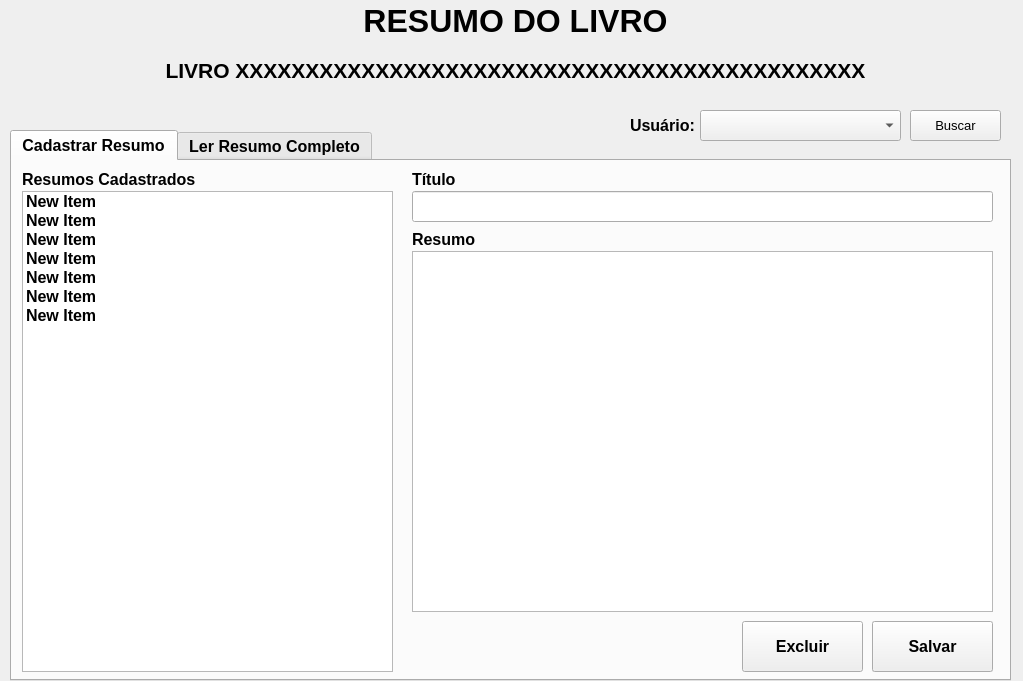
<?xml version="1.0" encoding="UTF-8"?>
<ui version="4.0">
 <class>Form</class>
 <widget class="QWidget" name="Form">
  <property name="geometry">
   <rect>
    <x>0</x>
    <y>0</y>
    <width>1023</width>
    <height>681</height>
   </rect>
  </property>
  <property name="windowTitle">
   <string>Form</string>
  </property>
  <widget class="QLabel" name="label">
   <property name="geometry">
    <rect>
     <x>10</x>
     <y>0</y>
     <width>1011</width>
     <height>41</height>
    </rect>
   </property>
   <property name="font">
    <font>
     <pointsize>24</pointsize>
     <weight>75</weight>
     <bold>true</bold>
    </font>
   </property>
   <property name="text">
    <string>RESUMO DO LIVRO</string>
   </property>
   <property name="alignment">
    <set>Qt::AlignCenter</set>
   </property>
  </widget>
  <widget class="QTabWidget" name="Titiulo">
   <property name="geometry">
    <rect>
     <x>10</x>
     <y>130</y>
     <width>1001</width>
     <height>551</height>
    </rect>
   </property>
   <property name="font">
    <font>
     <pointsize>12</pointsize>
     <weight>75</weight>
     <bold>true</bold>
    </font>
   </property>
   <property name="currentIndex">
    <number>0</number>
   </property>
   <widget class="QWidget" name="tab">
    <attribute name="title">
     <string>Cadastrar Resumo</string>
    </attribute>
    <widget class="QPushButton" name="btExcluir">
     <property name="geometry">
      <rect>
       <x>730</x>
       <y>460</y>
       <width>121</width>
       <height>51</height>
      </rect>
     </property>
     <property name="focusPolicy">
      <enum>Qt::StrongFocus</enum>
     </property>
     <property name="text">
      <string>Excluir</string>
     </property>
     <property name="icon">
      <iconset>
       <normaloff>../../resources/icons/delete_forever_16dp_BB271A.png</normaloff>../../resources/icons/delete_forever_16dp_BB271A.png</iconset>
     </property>
     <property name="iconSize">
      <size>
       <width>24</width>
       <height>24</height>
      </size>
     </property>
    </widget>
    <widget class="QPushButton" name="btSalvar">
     <property name="geometry">
      <rect>
       <x>860</x>
       <y>460</y>
       <width>121</width>
       <height>51</height>
      </rect>
     </property>
     <property name="autoFillBackground">
      <bool>true</bool>
     </property>
     <property name="text">
      <string>Salvar</string>
     </property>
     <property name="icon">
      <iconset>
       <normaloff>../../resources/icons/save_16dp_48752C.png</normaloff>../../resources/icons/save_16dp_48752C.png</iconset>
     </property>
     <property name="iconSize">
      <size>
       <width>24</width>
       <height>24</height>
      </size>
     </property>
    </widget>
    <widget class="QLabel" name="label_5">
     <property name="geometry">
      <rect>
       <x>400</x>
       <y>10</y>
       <width>241</width>
       <height>16</height>
      </rect>
     </property>
     <property name="font">
      <font>
       <pointsize>12</pointsize>
       <weight>75</weight>
       <bold>true</bold>
      </font>
     </property>
     <property name="text">
      <string>Título</string>
     </property>
    </widget>
    <widget class="QLabel" name="label_3">
     <property name="geometry">
      <rect>
       <x>10</x>
       <y>10</y>
       <width>241</width>
       <height>16</height>
      </rect>
     </property>
     <property name="font">
      <font>
       <pointsize>12</pointsize>
       <weight>75</weight>
       <bold>true</bold>
      </font>
     </property>
     <property name="text">
      <string>Resumos Cadastrados</string>
     </property>
    </widget>
    <widget class="QLabel" name="label_6">
     <property name="geometry">
      <rect>
       <x>400</x>
       <y>70</y>
       <width>241</width>
       <height>16</height>
      </rect>
     </property>
     <property name="font">
      <font>
       <pointsize>12</pointsize>
       <weight>75</weight>
       <bold>true</bold>
      </font>
     </property>
     <property name="text">
      <string>Resumo</string>
     </property>
    </widget>
    <widget class="QListWidget" name="lstResumos">
     <property name="geometry">
      <rect>
       <x>10</x>
       <y>30</y>
       <width>371</width>
       <height>481</height>
      </rect>
     </property>
     <item>
      <property name="text">
       <string>New Item</string>
      </property>
     </item>
     <item>
      <property name="text">
       <string>New Item</string>
      </property>
     </item>
     <item>
      <property name="text">
       <string>New Item</string>
      </property>
     </item>
     <item>
      <property name="text">
       <string>New Item</string>
      </property>
     </item>
     <item>
      <property name="text">
       <string>New Item</string>
      </property>
     </item>
     <item>
      <property name="text">
       <string>New Item</string>
      </property>
     </item>
     <item>
      <property name="text">
       <string>New Item</string>
      </property>
     </item>
    </widget>
    <widget class="QLineEdit" name="txtTituloResumo">
     <property name="geometry">
      <rect>
       <x>400</x>
       <y>30</y>
       <width>581</width>
       <height>31</height>
      </rect>
     </property>
     <property name="font">
      <font>
       <pointsize>12</pointsize>
       <weight>75</weight>
       <bold>true</bold>
      </font>
     </property>
    </widget>
    <widget class="QTextEdit" name="txtResumo">
     <property name="geometry">
      <rect>
       <x>400</x>
       <y>90</y>
       <width>581</width>
       <height>361</height>
      </rect>
     </property>
     <property name="markdown">
      <string/>
     </property>
    </widget>
   </widget>
   <widget class="QWidget" name="tab_2">
    <attribute name="title">
     <string>Ler Resumo Completo</string>
    </attribute>
    <widget class="QTextBrowser" name="textBrowser">
     <property name="geometry">
      <rect>
       <x>10</x>
       <y>10</y>
       <width>971</width>
       <height>491</height>
      </rect>
     </property>
     <property name="html">
      <string>&lt;!DOCTYPE HTML PUBLIC &quot;-//W3C//DTD HTML 4.0//EN&quot; &quot;http://www.w3.org/TR/REC-html40/strict.dtd&quot;&gt;
&lt;html&gt;&lt;head&gt;&lt;meta name=&quot;qrichtext&quot; content=&quot;1&quot; /&gt;&lt;title&gt;Resumo do Livro&lt;/title&gt;&lt;style type=&quot;text/css&quot;&gt;
p, li { white-space: pre-wrap; }
&lt;/style&gt;&lt;/head&gt;&lt;body style=&quot; font-family:'MS Shell Dlg 2'; font-size:12pt; font-weight:600; font-style:normal;&quot;&gt;
&lt;h1 style=&quot; margin-top:18px; margin-bottom:12px; margin-left:0px; margin-right:0px; -qt-block-indent:0; text-indent:0px;&quot;&gt;&lt;span style=&quot; font-size:xx-large;&quot;&gt;Resumo de &amp;quot;O Alquimista&amp;quot; &lt;/span&gt;&lt;/h1&gt;
&lt;h2 style=&quot; margin-top:16px; margin-bottom:12px; margin-left:0px; margin-right:0px; -qt-block-indent:0; text-indent:0px;&quot;&gt;&lt;span style=&quot; font-size:x-large;&quot;&gt;Autor &lt;/span&gt;&lt;/h2&gt;
&lt;p style=&quot; margin-top:12px; margin-bottom:12px; margin-left:0px; margin-right:0px; -qt-block-indent:0; text-indent:0px;&quot;&gt;Paulo Coelho &lt;/p&gt;
&lt;h2 style=&quot; margin-top:16px; margin-bottom:12px; margin-left:0px; margin-right:0px; -qt-block-indent:0; text-indent:0px;&quot;&gt;&lt;span style=&quot; font-size:x-large;&quot;&gt;Resumo &lt;/span&gt;&lt;/h2&gt;
&lt;p style=&quot; margin-top:12px; margin-bottom:12px; margin-left:0px; margin-right:0px; -qt-block-indent:0; text-indent:0px;&quot;&gt;Santiago é um jovem pastor da Andaluzia que tem um sonho recorrente sobre um tesouro escondido nas Pirâmides do Egito. Após encontrar uma velha misteriosa e um rei que o incentiva a seguir seu destino, Santiago vende tudo o que possui e embarca em uma jornada que mudará sua vida para sempre. No caminho, ele encontra desafios, conhece pessoas inspiradoras e aprende valiosas lições sobre a vida, o amor e o propósito. &lt;/p&gt;
&lt;p style=&quot; margin-top:12px; margin-bottom:12px; margin-left:0px; margin-right:0px; -qt-block-indent:0; text-indent:0px;&quot;&gt;A jornada de Santiago simboliza a busca do ser humano por realização pessoal e espiritual. Cada etapa de sua viagem revela algo sobre si mesmo e sobre a conexão entre os seres humanos e o universo. &lt;/p&gt;
&lt;h2 style=&quot; margin-top:16px; margin-bottom:12px; margin-left:0px; margin-right:0px; -qt-block-indent:0; text-indent:0px;&quot;&gt;&lt;span style=&quot; font-size:x-large;&quot;&gt;Principais lições &lt;/span&gt;&lt;/h2&gt;
&lt;ul style=&quot;margin-top: 0px; margin-bottom: 0px; margin-left: 0px; margin-right: 0px; -qt-list-indent: 1;&quot;&gt;&lt;li style=&quot;&quot; style=&quot; margin-top:12px; margin-bottom:0px; margin-left:0px; margin-right:0px; -qt-block-indent:0; text-indent:0px;&quot;&gt;Escute seu coração: As respostas para os maiores mistérios da vida estão dentro de você. &lt;/li&gt;
&lt;li style=&quot;&quot; style=&quot; margin-top:0px; margin-bottom:0px; margin-left:0px; margin-right:0px; -qt-block-indent:0; text-indent:0px;&quot;&gt;O poder dos sonhos: Nunca ignore a força de um sonho verdadeiro. &lt;/li&gt;
&lt;li style=&quot;&quot; style=&quot; margin-top:0px; margin-bottom:0px; margin-left:0px; margin-right:0px; -qt-block-indent:0; text-indent:0px;&quot;&gt;A jornada é importante: As lições aprendidas ao longo do caminho são tão valiosas quanto o destino final. &lt;/li&gt;
&lt;li style=&quot;&quot; style=&quot; margin-top:0px; margin-bottom:0px; margin-left:0px; margin-right:0px; -qt-block-indent:0; text-indent:0px;&quot;&gt;Conexão com o universo: O universo conspira para ajudar aqueles que buscam cumprir seu propósito. &lt;/li&gt;
&lt;li style=&quot;&quot; style=&quot; margin-top:0px; margin-bottom:12px; margin-left:0px; margin-right:0px; -qt-block-indent:0; text-indent:0px;&quot;&gt;O amor verdadeiro: Não impede, mas encoraja a busca pelos seus sonhos. &lt;/li&gt;&lt;/ul&gt;
&lt;h2 style=&quot; margin-top:16px; margin-bottom:12px; margin-left:0px; margin-right:0px; -qt-block-indent:0; text-indent:0px;&quot;&gt;&lt;span style=&quot; font-size:x-large;&quot;&gt;Mais detalhes &lt;/span&gt;&lt;/h2&gt;
&lt;p style=&quot; margin-top:12px; margin-bottom:12px; margin-left:0px; margin-right:0px; -qt-block-indent:0; text-indent:0px;&quot;&gt;Santiago encontra várias pessoas durante sua viagem, cada uma representando um obstáculo ou aprendizado importante. Entre elas, o alquimista que lhe ensina a linguagem do mundo e o poder de seguir seus instintos. Apesar das dificuldades, como ser roubado ou duvidar de sua jornada, ele persiste e finalmente encontra o tesouro em um lugar inesperado. A verdadeira descoberta, no entanto, é sua transformação pe &lt;/p&gt;&lt;/body&gt;&lt;/html&gt;</string>
     </property>
    </widget>
   </widget>
  </widget>
  <widget class="QLabel" name="lbTituloLivro">
   <property name="geometry">
    <rect>
     <x>10</x>
     <y>50</y>
     <width>1011</width>
     <height>41</height>
    </rect>
   </property>
   <property name="font">
    <font>
     <pointsize>16</pointsize>
     <weight>75</weight>
     <bold>true</bold>
    </font>
   </property>
   <property name="text">
    <string>LIVRO XXXXXXXXXXXXXXXXXXXXXXXXXXXXXXXXXXXXXXXXXXXXX</string>
   </property>
   <property name="alignment">
    <set>Qt::AlignCenter</set>
   </property>
  </widget>
  <widget class="QLabel" name="label_4">
   <property name="geometry">
    <rect>
     <x>630</x>
     <y>117</y>
     <width>71</width>
     <height>16</height>
    </rect>
   </property>
   <property name="font">
    <font>
     <pointsize>12</pointsize>
     <weight>75</weight>
     <bold>true</bold>
    </font>
   </property>
   <property name="text">
    <string>Usuário:</string>
   </property>
  </widget>
  <widget class="QComboBox" name="cbUsuario">
   <property name="geometry">
    <rect>
     <x>700</x>
     <y>110</y>
     <width>201</width>
     <height>31</height>
    </rect>
   </property>
   <property name="font">
    <font>
     <pointsize>10</pointsize>
    </font>
   </property>
  </widget>
  <widget class="QPushButton" name="btBuscarResumos">
   <property name="geometry">
    <rect>
     <x>910</x>
     <y>110</y>
     <width>91</width>
     <height>31</height>
    </rect>
   </property>
   <property name="font">
    <font>
     <pointsize>10</pointsize>
    </font>
   </property>
   <property name="text">
    <string>Buscar</string>
   </property>
   <property name="icon">
    <iconset>
     <normaloff>../../resources/icons/search_24dp_5F6368.png</normaloff>../../resources/icons/search_24dp_5F6368.png</iconset>
   </property>
   <property name="iconSize">
    <size>
     <width>24</width>
     <height>24</height>
    </size>
   </property>
  </widget>
 </widget>
 <resources/>
 <connections/>
</ui>
